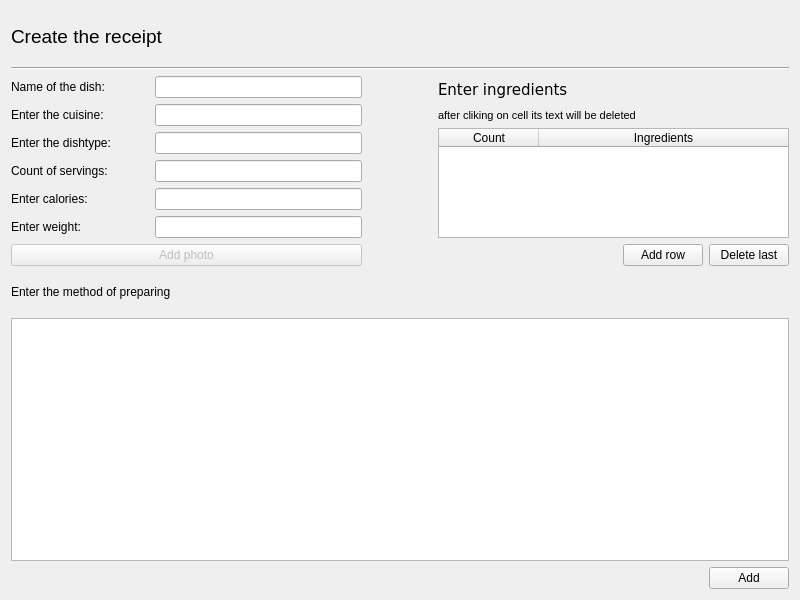
<?xml version="1.0" encoding="UTF-8"?>
<ui version="4.0">
 <class>CreateReceiptVeiw</class>
 <widget class="QWidget" name="CreateReceiptVeiw">
  <property name="geometry">
   <rect>
    <x>0</x>
    <y>0</y>
    <width>800</width>
    <height>600</height>
   </rect>
  </property>
  <property name="minimumSize">
   <size>
    <width>800</width>
    <height>600</height>
   </size>
  </property>
  <property name="windowTitle">
   <string>Form</string>
  </property>
  <layout class="QGridLayout" name="gridLayout">
   <item row="0" column="0">
    <layout class="QVBoxLayout" name="verticalLayout_4" stretch="0,5,8,1">
     <item>
      <layout class="QVBoxLayout" name="verticalLayout_5">
       <item>
        <widget class="QLabel" name="label_title">
         <property name="sizePolicy">
          <sizepolicy hsizetype="Expanding" vsizetype="Preferred">
           <horstretch>0</horstretch>
           <verstretch>0</verstretch>
          </sizepolicy>
         </property>
         <property name="minimumSize">
          <size>
           <width>0</width>
           <height>50</height>
          </size>
         </property>
         <property name="font">
          <font>
           <family>Nirmala UI</family>
           <pointsize>14</pointsize>
          </font>
         </property>
         <property name="text">
          <string>Create the receipt</string>
         </property>
        </widget>
       </item>
       <item>
        <widget class="Line" name="line">
         <property name="orientation">
          <enum>Qt::Horizontal</enum>
         </property>
        </widget>
       </item>
      </layout>
     </item>
     <item>
      <layout class="QHBoxLayout" name="horizontalLayout_11" stretch="5,1,5">
       <item>
        <layout class="QVBoxLayout" name="verticalLayout" stretch="1,1,1,1,1,1,1">
         <item>
          <layout class="QHBoxLayout" name="horizontalLayout_2" stretch="2,3">
           <item>
            <widget class="QLabel" name="label">
             <property name="text">
              <string>Name of the dish:</string>
             </property>
            </widget>
           </item>
           <item>
            <widget class="QLineEdit" name="lE_name">
             <property name="font">
              <font>
               <family>Ubuntu</family>
               <italic>false</italic>
              </font>
             </property>
             <property name="text">
              <string/>
             </property>
            </widget>
           </item>
          </layout>
         </item>
         <item>
          <layout class="QHBoxLayout" name="horizontalLayout_3" stretch="2,3">
           <item>
            <widget class="QLabel" name="label_2">
             <property name="text">
              <string>Enter the cuisine:</string>
             </property>
            </widget>
           </item>
           <item>
            <widget class="QLineEdit" name="lE_cuisine">
             <property name="font">
              <font>
               <family>Ubuntu</family>
               <italic>false</italic>
              </font>
             </property>
             <property name="text">
              <string/>
             </property>
            </widget>
           </item>
          </layout>
         </item>
         <item>
          <layout class="QHBoxLayout" name="horizontalLayout_4" stretch="2,3">
           <item>
            <widget class="QLabel" name="label_3">
             <property name="text">
              <string>Enter the dishtype:</string>
             </property>
            </widget>
           </item>
           <item>
            <widget class="QLineEdit" name="lE_dishtype">
             <property name="font">
              <font>
               <family>Ubuntu</family>
               <italic>false</italic>
              </font>
             </property>
             <property name="text">
              <string/>
             </property>
            </widget>
           </item>
          </layout>
         </item>
         <item>
          <layout class="QHBoxLayout" name="horizontalLayout_6" stretch="2,3">
           <item>
            <widget class="QLabel" name="label_5">
             <property name="text">
              <string>Count of servings:</string>
             </property>
            </widget>
           </item>
           <item>
            <widget class="QLineEdit" name="lE_servings">
             <property name="font">
              <font>
               <family>Ubuntu</family>
               <italic>false</italic>
              </font>
             </property>
             <property name="text">
              <string/>
             </property>
            </widget>
           </item>
          </layout>
         </item>
         <item>
          <layout class="QHBoxLayout" name="horizontalLayout_5" stretch="2,3">
           <item>
            <widget class="QLabel" name="label_4">
             <property name="text">
              <string>Enter calories:</string>
             </property>
            </widget>
           </item>
           <item>
            <widget class="QLineEdit" name="lE_calories">
             <property name="font">
              <font>
               <family>Ubuntu</family>
               <italic>false</italic>
              </font>
             </property>
             <property name="text">
              <string/>
             </property>
            </widget>
           </item>
          </layout>
         </item>
         <item>
          <layout class="QHBoxLayout" name="horizontalLayout_7" stretch="2,3">
           <item>
            <widget class="QLabel" name="label_6">
             <property name="text">
              <string>Enter weight:</string>
             </property>
            </widget>
           </item>
           <item>
            <widget class="QLineEdit" name="lE_weight">
             <property name="font">
              <font>
               <family>Ubuntu</family>
               <italic>false</italic>
              </font>
             </property>
             <property name="text">
              <string/>
             </property>
            </widget>
           </item>
          </layout>
         </item>
         <item>
          <widget class="QPushButton" name="pb_add_photo">
           <property name="enabled">
            <bool>false</bool>
           </property>
           <property name="text">
            <string>Add photo</string>
           </property>
           <property name="flat">
            <bool>false</bool>
           </property>
          </widget>
         </item>
        </layout>
       </item>
       <item>
        <spacer name="horizontalSpacer_5">
         <property name="orientation">
          <enum>Qt::Horizontal</enum>
         </property>
         <property name="sizeHint" stdset="0">
          <size>
           <width>30</width>
           <height>20</height>
          </size>
         </property>
        </spacer>
       </item>
       <item>
        <layout class="QVBoxLayout" name="verticalLayout_3" stretch="2,0,8,1">
         <item>
          <layout class="QHBoxLayout" name="horizontalLayout_9">
           <property name="spacing">
            <number>3</number>
           </property>
           <item>
            <widget class="QLabel" name="label_8">
             <property name="font">
              <font>
               <family>DejaVu Sans</family>
               <pointsize>11</pointsize>
              </font>
             </property>
             <property name="text">
              <string>Enter ingredients</string>
             </property>
            </widget>
           </item>
           <item>
            <spacer name="horizontalSpacer_3">
             <property name="orientation">
              <enum>Qt::Horizontal</enum>
             </property>
             <property name="sizeHint" stdset="0">
              <size>
               <width>40</width>
               <height>20</height>
              </size>
             </property>
            </spacer>
           </item>
          </layout>
         </item>
         <item>
          <widget class="QLabel" name="l_hint">
           <property name="font">
            <font>
             <pointsize>8</pointsize>
            </font>
           </property>
           <property name="text">
            <string>after cliking on cell its text will be deleted</string>
           </property>
           <property name="alignment">
            <set>Qt::AlignLeading|Qt::AlignLeft|Qt::AlignTop</set>
           </property>
          </widget>
         </item>
         <item>
          <widget class="QTableWidget" name="tW_ingredients">
           <attribute name="horizontalHeaderStretchLastSection">
            <bool>true</bool>
           </attribute>
           <column>
            <property name="text">
             <string>Count</string>
            </property>
           </column>
           <column>
            <property name="text">
             <string>Ingredients</string>
            </property>
           </column>
          </widget>
         </item>
         <item>
          <layout class="QHBoxLayout" name="horizontalLayout_10">
           <item>
            <spacer name="horizontalSpacer_4">
             <property name="orientation">
              <enum>Qt::Horizontal</enum>
             </property>
             <property name="sizeHint" stdset="0">
              <size>
               <width>40</width>
               <height>20</height>
              </size>
             </property>
            </spacer>
           </item>
           <item>
            <widget class="QPushButton" name="pb_add_row">
             <property name="text">
              <string>Add row</string>
             </property>
            </widget>
           </item>
           <item>
            <widget class="QPushButton" name="pb_delete_last_row">
             <property name="text">
              <string>Delete last</string>
             </property>
            </widget>
           </item>
          </layout>
         </item>
        </layout>
       </item>
      </layout>
     </item>
     <item>
      <layout class="QVBoxLayout" name="verticalLayout_2" stretch="1,6">
       <item>
        <layout class="QHBoxLayout" name="horizontalLayout_8">
         <item>
          <widget class="QLabel" name="label_7">
           <property name="text">
            <string>Enter the method of preparing</string>
           </property>
          </widget>
         </item>
         <item>
          <spacer name="horizontalSpacer_2">
           <property name="orientation">
            <enum>Qt::Horizontal</enum>
           </property>
           <property name="sizeHint" stdset="0">
            <size>
             <width>40</width>
             <height>20</height>
            </size>
           </property>
          </spacer>
         </item>
        </layout>
       </item>
       <item>
        <widget class="QTextEdit" name="tE_method"/>
       </item>
      </layout>
     </item>
     <item>
      <layout class="QHBoxLayout" name="horizontalLayout">
       <property name="spacing">
        <number>10</number>
       </property>
       <item>
        <spacer name="horizontalSpacer">
         <property name="orientation">
          <enum>Qt::Horizontal</enum>
         </property>
         <property name="sizeHint" stdset="0">
          <size>
           <width>40</width>
           <height>20</height>
          </size>
         </property>
        </spacer>
       </item>
       <item>
        <widget class="QPushButton" name="pb_confirm_receipt">
         <property name="text">
          <string>Add</string>
         </property>
        </widget>
       </item>
      </layout>
     </item>
    </layout>
   </item>
  </layout>
 </widget>
 <resources/>
 <connections/>
</ui>
